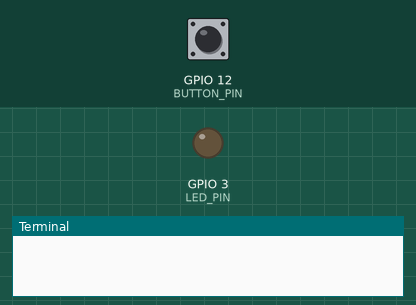
Simulated run of this program. Board: Raspberry Pi (BCM pin numbers). On the bench: output pins drawn as LEDs (lit = HIGH), the last lines printed to the terminal. The inputs (shaded band) are chosen by the test bench; at power-on: GPIO 12 (BUTTON_PIN) LOW.

Above: at 1.2 s.
1.3 s: GPIO 12 (BUTTON_PIN) pulled HIGH for 0.15 s
At 2.5 s:
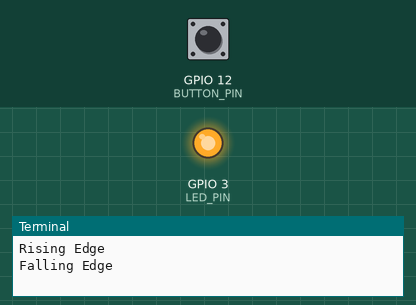
2.9 s: GPIO 12 (BUTTON_PIN) pulled HIGH for 1 s
At 3.8 s:
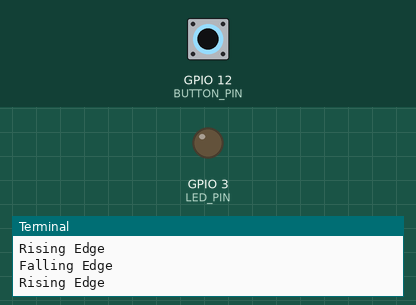
5.4 s: GPIO 12 (BUTTON_PIN) pulled HIGH for 3.2 s
At 5.7 s:
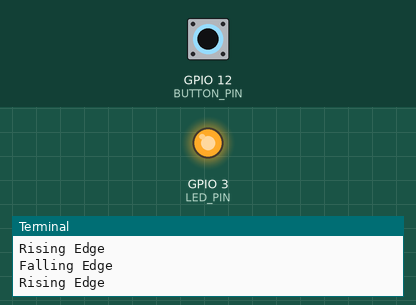
Timing chart, 0 to 8.4 s (numbered marks = the images above; inputs shaded):
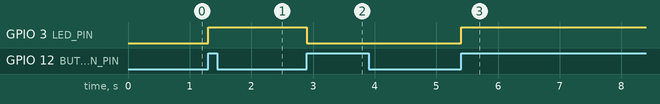

Measured:
- after the input at 1.3 s, GPIO 3 (LED_PIN): LOW → HIGH at once
- after the input at 2.9 s, GPIO 3 (LED_PIN): HIGH → LOW at once
- after the input at 5.4 s, GPIO 3 (LED_PIN): LOW → HIGH at once

The program:

button_led_toggle.py
```python
import RPi.GPIO as GPIO

LED_PIN = 3
BUTTON_PIN = 12

GPIO.setmode(GPIO.BCM)

GPIO.setup(LED_PIN, GPIO.OUT)
GPIO.setup(BUTTON_PIN, GPIO.IN, pull_up_down=GPIO.PUD_DOWN)

led_on = False
old_val = 0

try:
    while True:
        val = GPIO.input(BUTTON_PIN)

        if old_val == 0 and val == 1:
            print('Rising Edge')
            led_on = not led_on
            GPIO.output(LED_PIN, led_on)
        elif old_val == 1 and val == 0:
            print('Falling Edge')

        old_val = val
finally:
    GPIO.cleanup()
```
